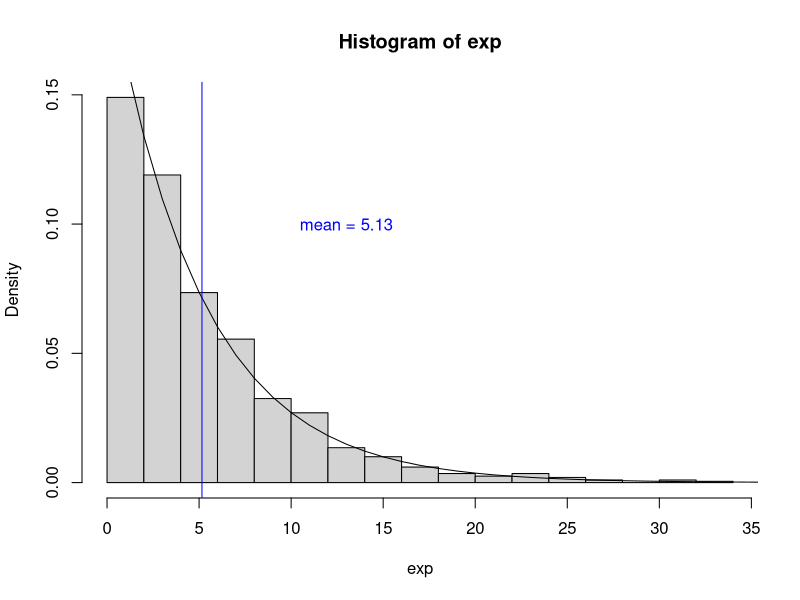
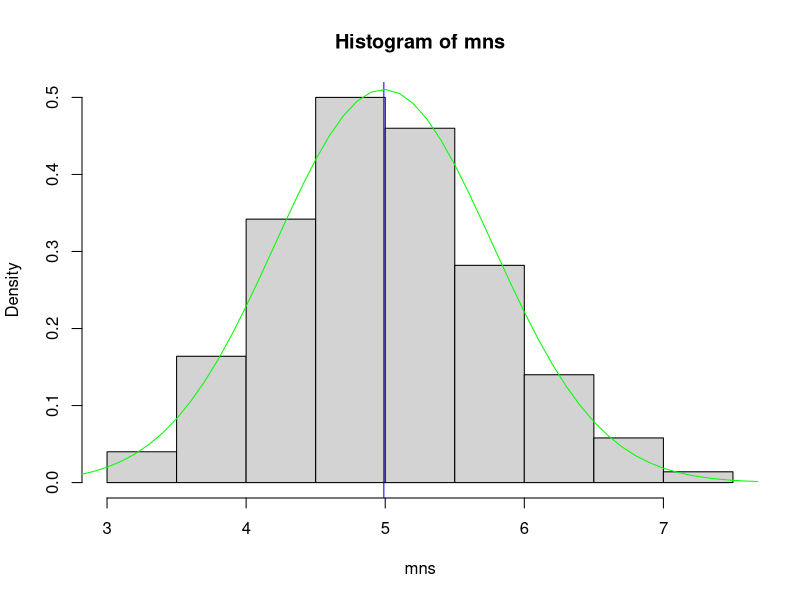

Recreate these plots in R, in order.
## ---- chunk 1
## set seed to allow exact reproducability
set.seed(1)
lambda = .2
exp <- (rexp(1000, lambda))
## ---- chunk 2
## Draw the histogram of the random sample from the exponential distribution
hist(exp, breaks=20, freq=F)
## Draw the actual distribution over the random sample
i = seq(0,40)
lines(i,dexp(i,lambda))
abline(v = mean(exp), col = "blue" )
text(13, 0.1, "mean = 5.13", col = "blue")

## ---- chunk 3
set.seed(1)
mns = NULL
for(i in 1:1000) mns = c(mns, mean(rexp(40, lambda)))
## ---- chunk 4
set.seed(1)
mns = NULL
for(i in 1:1000) mns = c(mns, mean(rexp(40, lambda)))
hist(mns, freq = F)
abline(v = mean(mns), col="blue")
i <- seq(0,8,.1)
n <- dnorm(i, mean(mns), sd(mns))
lines(i, n, col = "green")
